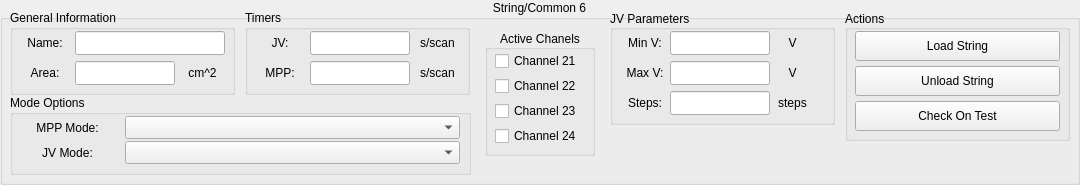
              <widget class="QGroupBox" name="String_6">
               <property name="minimumSize">
                <size>
                 <width>1080</width>
                 <height>185</height>
                </size>
               </property>
               <property name="title">
                <string>String/Common 6</string>
               </property>
               <property name="alignment">
                <set>Qt::AlignHCenter|Qt::AlignTop</set>
               </property>
               <property name="flat">
                <bool>true</bool>
               </property>
               <widget class="QGroupBox" name="GeneralInfo_6">
                <property name="geometry">
                 <rect>
                  <x>10</x>
                  <y>10</y>
                  <width>225</width>
                  <height>85</height>
                 </rect>
                </property>
                <property name="title">
                 <string>General Information</string>
                </property>
                <widget class="QLineEdit" name="NameInput_6">
                 <property name="geometry">
                  <rect>
                   <x>65</x>
                   <y>21</y>
                   <width>150</width>
                   <height>24</height>
                  </rect>
                 </property>
                 <property name="inputMask">
                  <string/>
                 </property>
                 <property name="text">
                  <string/>
                 </property>
                </widget>
                <widget class="QLabel" name="NameLabel_6">
                 <property name="geometry">
                  <rect>
                   <x>10</x>
                   <y>21</y>
                   <width>50</width>
                   <height>24</height>
                  </rect>
                 </property>
                 <property name="minimumSize">
                  <size>
                   <width>38</width>
                   <height>0</height>
                  </size>
                 </property>
                 <property name="maximumSize">
                  <size>
                   <width>16777215</width>
                   <height>16777215</height>
                  </size>
                 </property>
                 <property name="text">
                  <string>Name:</string>
                 </property>
                 <property name="alignment">
                  <set>Qt::AlignCenter</set>
                 </property>
                </widget>
                <widget class="QLabel" name="AreaLabel_6">
                 <property name="geometry">
                  <rect>
                   <x>10</x>
                   <y>51</y>
                   <width>50</width>
                   <height>24</height>
                  </rect>
                 </property>
                 <property name="text">
                  <string>Area:</string>
                 </property>
                 <property name="alignment">
                  <set>Qt::AlignCenter</set>
                 </property>
                </widget>
                <widget class="QLineEdit" name="AreaInput_6">
                 <property name="geometry">
                  <rect>
                   <x>65</x>
                   <y>51</y>
                   <width>100</width>
                   <height>24</height>
                  </rect>
                 </property>
                 <property name="inputMask">
                  <string/>
                 </property>
                 <property name="text">
                  <string/>
                 </property>
                </widget>
                <widget class="QLabel" name="AreaUnits_6">
                 <property name="geometry">
                  <rect>
                   <x>170</x>
                   <y>51</y>
                   <width>45</width>
                   <height>24</height>
                  </rect>
                 </property>
                 <property name="text">
                  <string>cm^2</string>
                 </property>
                 <property name="alignment">
                  <set>Qt::AlignCenter</set>
                 </property>
                </widget>
               </widget>
               <widget class="QGroupBox" name="JVBox_6">
                <property name="geometry">
                 <rect>
                  <x>610</x>
                  <y>10</y>
                  <width>225</width>
                  <height>115</height>
                 </rect>
                </property>
                <property name="title">
                 <string>JV Parameters</string>
                </property>
                <property name="alignment">
                 <set>Qt::AlignLeading|Qt::AlignLeft|Qt::AlignVCenter</set>
                </property>
                <widget class="QLabel" name="VmaxLabel_6">
                 <property name="geometry">
                  <rect>
                   <x>10</x>
                   <y>51</y>
                   <width>50</width>
                   <height>24</height>
                  </rect>
                 </property>
                 <property name="text">
                  <string>Max V:</string>
                 </property>
                 <property name="alignment">
                  <set>Qt::AlignCenter</set>
                 </property>
                </widget>
                <widget class="QLineEdit" name="VmaxInput_6">
                 <property name="geometry">
                  <rect>
                   <x>60</x>
                   <y>51</y>
                   <width>100</width>
                   <height>24</height>
                  </rect>
                 </property>
                 <property name="inputMask">
                  <string/>
                 </property>
                 <property name="text">
                  <string/>
                 </property>
                </widget>
                <widget class="QLabel" name="VmaxUnits_6">
                 <property name="geometry">
                  <rect>
                   <x>165</x>
                   <y>51</y>
                   <width>35</width>
                   <height>24</height>
                  </rect>
                 </property>
                 <property name="text">
                  <string>V</string>
                 </property>
                 <property name="alignment">
                  <set>Qt::AlignCenter</set>
                 </property>
                </widget>
                <widget class="QLineEdit" name="VstepsInput_6">
                 <property name="geometry">
                  <rect>
                   <x>60</x>
                   <y>81</y>
                   <width>100</width>
                   <height>24</height>
                  </rect>
                 </property>
                 <property name="inputMask">
                  <string/>
                 </property>
                 <property name="text">
                  <string/>
                 </property>
                </widget>
                <widget class="QLabel" name="Vstepsabel_6">
                 <property name="geometry">
                  <rect>
                   <x>10</x>
                   <y>81</y>
                   <width>50</width>
                   <height>24</height>
                  </rect>
                 </property>
                 <property name="text">
                  <string>Steps:</string>
                 </property>
                 <property name="alignment">
                  <set>Qt::AlignCenter</set>
                 </property>
                </widget>
                <widget class="QLabel" name="VstepsUnits_6">
                 <property name="enabled">
                  <bool>true</bool>
                 </property>
                 <property name="geometry">
                  <rect>
                   <x>165</x>
                   <y>81</y>
                   <width>35</width>
                   <height>24</height>
                  </rect>
                 </property>
                 <property name="text">
                  <string>steps</string>
                 </property>
                 <property name="alignment">
                  <set>Qt::AlignCenter</set>
                 </property>
                </widget>
                <widget class="QLabel" name="VminLabel_6">
                 <property name="geometry">
                  <rect>
                   <x>10</x>
                   <y>21</y>
                   <width>50</width>
                   <height>24</height>
                  </rect>
                 </property>
                 <property name="text">
                  <string>Min V:</string>
                 </property>
                 <property name="alignment">
                  <set>Qt::AlignCenter</set>
                 </property>
                </widget>
                <widget class="QLineEdit" name="VminInput_6">
                 <property name="geometry">
                  <rect>
                   <x>60</x>
                   <y>21</y>
                   <width>100</width>
                   <height>24</height>
                  </rect>
                 </property>
                 <property name="inputMask">
                  <string/>
                 </property>
                 <property name="text">
                  <string/>
                 </property>
                </widget>
                <widget class="QLabel" name="VminUnits_6">
                 <property name="geometry">
                  <rect>
                   <x>165</x>
                   <y>21</y>
                   <width>35</width>
                   <height>24</height>
                  </rect>
                 </property>
                 <property name="text">
                  <string>V</string>
                 </property>
                 <property name="alignment">
                  <set>Qt::AlignCenter</set>
                 </property>
                </widget>
               </widget>
               <widget class="QGroupBox" name="TimerBox_6">
                <property name="geometry">
                 <rect>
                  <x>245</x>
                  <y>10</y>
                  <width>225</width>
                  <height>85</height>
                 </rect>
                </property>
                <property name="title">
                 <string>Timers</string>
                </property>
                <widget class="QLabel" name="MPPFrequencyLabel_6">
                 <property name="geometry">
                  <rect>
                   <x>10</x>
                   <y>51</y>
                   <width>50</width>
                   <height>24</height>
                  </rect>
                 </property>
                 <property name="text">
                  <string>MPP:</string>
                 </property>
                 <property name="alignment">
                  <set>Qt::AlignCenter</set>
                 </property>
                </widget>
                <widget class="QLineEdit" name="MPPFrequencyInput_6">
                 <property name="geometry">
                  <rect>
                   <x>65</x>
                   <y>51</y>
                   <width>100</width>
                   <height>24</height>
                  </rect>
                 </property>
                 <property name="inputMask">
                  <string/>
                 </property>
                 <property name="text">
                  <string/>
                 </property>
                </widget>
                <widget class="QLabel" name="MPPFrequencyUnits_6">
                 <property name="geometry">
                  <rect>
                   <x>170</x>
                   <y>51</y>
                   <width>45</width>
                   <height>24</height>
                  </rect>
                 </property>
                 <property name="text">
                  <string>s/scan</string>
                 </property>
                 <property name="alignment">
                  <set>Qt::AlignCenter</set>
                 </property>
                </widget>
                <widget class="QLabel" name="JVFrequencyLabel_6">
                 <property name="geometry">
                  <rect>
                   <x>10</x>
                   <y>21</y>
                   <width>50</width>
                   <height>24</height>
                  </rect>
                 </property>
                 <property name="text">
                  <string>JV:</string>
                 </property>
                 <property name="alignment">
                  <set>Qt::AlignCenter</set>
                 </property>
                </widget>
                <widget class="QLineEdit" name="JVFrequencyInput_6">
                 <property name="geometry">
                  <rect>
                   <x>65</x>
                   <y>21</y>
                   <width>100</width>
                   <height>24</height>
                  </rect>
                 </property>
                 <property name="inputMask">
                  <string/>
                 </property>
                 <property name="text">
                  <string/>
                 </property>
                </widget>
                <widget class="QLabel" name="JVFrequencyUnits_6">
                 <property name="geometry">
                  <rect>
                   <x>170</x>
                   <y>21</y>
                   <width>45</width>
                   <height>24</height>
                  </rect>
                 </property>
                 <property name="text">
                  <string>s/scan</string>
                 </property>
                 <property name="alignment">
                  <set>Qt::AlignCenter</set>
                 </property>
                </widget>
               </widget>
               <widget class="QGroupBox" name="ActionBox_6">
                <property name="geometry">
                 <rect>
                  <x>845</x>
                  <y>10</y>
                  <width>225</width>
                  <height>131</height>
                 </rect>
                </property>
                <property name="title">
                 <string>Actions</string>
                </property>
                <property name="alignment">
                 <set>Qt::AlignLeading|Qt::AlignLeft|Qt::AlignVCenter</set>
                </property>
                <widget class="QPushButton" name="LoadButton_6">
                 <property name="geometry">
                  <rect>
                   <x>10</x>
                   <y>21</y>
                   <width>205</width>
                   <height>30</height>
                  </rect>
                 </property>
                 <property name="text">
                  <string>Load String</string>
                 </property>
                 <property name="autoDefault">
                  <bool>false</bool>
                 </property>
                </widget>
                <widget class="QPushButton" name="UnLoadButton_6">
                 <property name="geometry">
                  <rect>
                   <x>10</x>
                   <y>56</y>
                   <width>205</width>
                   <height>30</height>
                  </rect>
                 </property>
                 <property name="text">
                  <string>Unload String</string>
                 </property>
                </widget>
                <widget class="QPushButton" name="CheckTestButton_6">
                 <property name="geometry">
                  <rect>
                   <x>10</x>
                   <y>91</y>
                   <width>205</width>
                   <height>30</height>
                  </rect>
                 </property>
                 <property name="text">
                  <string>Check On Test</string>
                 </property>
                </widget>
               </widget>
               <widget class="QGroupBox" name="ChannelBox_6">
                <property name="geometry">
                 <rect>
                  <x>485</x>
                  <y>30</y>
                  <width>110</width>
                  <height>126</height>
                 </rect>
                </property>
                <property name="title">
                 <string>Active Chanels</string>
                </property>
                <property name="alignment">
                 <set>Qt::AlignCenter</set>
                </property>
                <widget class="QCheckBox" name="checkBox_21">
                 <property name="geometry">
                  <rect>
                   <x>10</x>
                   <y>21</y>
                   <width>90</width>
                   <height>20</height>
                  </rect>
                 </property>
                 <property name="text">
                  <string>Channel 21</string>
                 </property>
                </widget>
                <widget class="QCheckBox" name="checkBox_22">
                 <property name="geometry">
                  <rect>
                   <x>10</x>
                   <y>46</y>
                   <width>90</width>
                   <height>20</height>
                  </rect>
                 </property>
                 <property name="text">
                  <string>Channel 22</string>
                 </property>
                </widget>
                <widget class="QCheckBox" name="checkBox_23">
                 <property name="geometry">
                  <rect>
                   <x>10</x>
                   <y>71</y>
                   <width>90</width>
                   <height>20</height>
                  </rect>
                 </property>
                 <property name="text">
                  <string>Channel 23</string>
                 </property>
                </widget>
                <widget class="QCheckBox" name="checkBox_24">
                 <property name="geometry">
                  <rect>
                   <x>10</x>
                   <y>96</y>
                   <width>90</width>
                   <height>20</height>
                  </rect>
                 </property>
                 <property name="text">
                  <string>Channel 24</string>
                 </property>
                </widget>
               </widget>
               <widget class="QGroupBox" name="ModeBox_6">
                <property name="geometry">
                 <rect>
                  <x>10</x>
                  <y>95</y>
                  <width>461</width>
                  <height>80</height>
                 </rect>
                </property>
                <property name="title">
                 <string>Mode Options</string>
                </property>
                <widget class="QComboBox" name="MPPModeBox_6">
                 <property name="geometry">
                  <rect>
                   <x>115</x>
                   <y>21</y>
                   <width>335</width>
                   <height>23</height>
                  </rect>
                 </property>
                </widget>
                <widget class="QComboBox" name="JVModeBox_6">
                 <property name="geometry">
                  <rect>
                   <x>115</x>
                   <y>46</y>
                   <width>335</width>
                   <height>23</height>
                  </rect>
                 </property>
                </widget>
                <widget class="QLabel" name="MPPModeLabel_6">
                 <property name="geometry">
                  <rect>
                   <x>10</x>
                   <y>20</y>
                   <width>95</width>
                   <height>25</height>
                  </rect>
                 </property>
                 <property name="minimumSize">
                  <size>
                   <width>38</width>
                   <height>0</height>
                  </size>
                 </property>
                 <property name="maximumSize">
                  <size>
                   <width>16777215</width>
                   <height>16777215</height>
                  </size>
                 </property>
                 <property name="text">
                  <string>MPP Mode:</string>
                 </property>
                 <property name="alignment">
                  <set>Qt::AlignCenter</set>
                 </property>
                </widget>
                <widget class="QLabel" name="JVModeLabel_6">
                 <property name="geometry">
                  <rect>
                   <x>10</x>
                   <y>45</y>
                   <width>95</width>
                   <height>25</height>
                  </rect>
                 </property>
                 <property name="minimumSize">
                  <size>
                   <width>38</width>
                   <height>0</height>
                  </size>
                 </property>
                 <property name="maximumSize">
                  <size>
                   <width>16777215</width>
                   <height>16777215</height>
                  </size>
                 </property>
                 <property name="text">
                  <string>JV Mode:</string>
                 </property>
                 <property name="alignment">
                  <set>Qt::AlignCenter</set>
                 </property>
                </widget>
               </widget>
              </widget>
